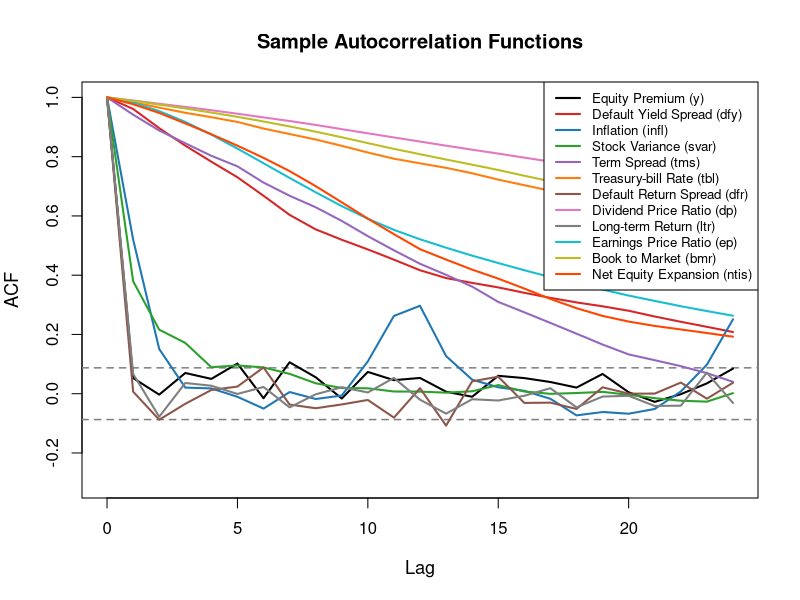

Reproduce this figure in R.
dt <- read.csv("./Equity_Premium.csv")
y <- dt$y
dfy <- dt$x_dfy
infl <- dt$x_infl
svar <- dt$x_svar
tms <- dt$x_tms
tbl <- dt$x_tbl
dfr <- dt$x_dfr
dp <- dt$x_dp
ltr <- dt$x_ltr
ep <- dt$x_ep
bmr <- dt$x_bmr
ntis <- dt$x_ntis

png("./img/plot.png", width = 1200, height = 800, res = 100)

safe_acf <- function(x, name) {
    tryCatch({
        ts_data <- ts(as.numeric(x))
        return(acf(ts_data, lag.max = 24, plot = FALSE))
    }, error = function(e) {
        cat("Error processing", name, ":", conditionMessage(e), "\n")
        return(NULL)
    })
}

acf_list <- list()
acf_list$y <- safe_acf(y, "Equity Premium")
acf_list$dfy <- safe_acf(dfy, "Default Yield Spread")
acf_list$infl <- safe_acf(infl, "Inflation")
acf_list$svar <- safe_acf(svar, "Stock Variance")
acf_list$tms <- safe_acf(tms, "Term Spread")
acf_list$tbl <- safe_acf(tbl, "Treasury-bill Rate")
acf_list$dfr <- safe_acf(dfr, "Default Return Spread")
acf_list$dp <- safe_acf(dp, "Dividend Price Ratio")
acf_list$ltr <- safe_acf(ltr, "Long-term Return")
acf_list$ep <- safe_acf(ep, "Earnings Price Ratio")
acf_list$bmr <- safe_acf(bmr, "Book to Market")
acf_list$ntis <- safe_acf(ntis, "Net Equity Expansion")

colors <- c("#000000", "#D62728", "#1F77B4", "#2CA02C", "#9467BD", "#FF7F0E",
            "#8C564B", "#E377C2", "#7F7F7F", "#17BECF", "#BCBD22", "#FF4500")

plot(NULL, xlim = c(0, 24), ylim = c(-0.3, 1),
     xlab = "Lag", ylab = "ACF",
     main = "Sample Autocorrelation Functions",
     cex.main = 1.2,
     cex.lab = 1.1)

ci <- qnorm(0.975)/sqrt(length(y))
abline(h = c(ci, -ci), lty = 2, col = "gray50", lwd = 1.5)

variables <- list(y, dfy, infl, svar, tms, tbl, dfr, dp, ltr, ep, bmr, ntis)
names <- c("Equity Premium (y)", "Default Yield Spread (dfy)", "Inflation (infl)", 
          "Stock Variance (svar)", "Term Spread (tms)", "Treasury-bill Rate (tbl)",
          "Default Return Spread (dfr)", "Dividend Price Ratio (dp)", 
          "Long-term Return (ltr)", "Earnings Price Ratio (ep)",
          "Book to Market (bmr)", "Net Equity Expansion (ntis)")

valid_acfs <- 0
valid_names <- character(0)
for(i in seq_along(acf_list)) {
    if(!is.null(acf_list[[i]])) {
        lines(acf_list[[i]]$lag, acf_list[[i]]$acf, 
              col = colors[i], 
              lwd = 2)
        valid_acfs <- valid_acfs + 1
        valid_names <- c(valid_names, names[i])
    }
}

if(valid_acfs > 0) {
    legend("topright", 
           legend = valid_names,
           col = colors[1:valid_acfs],
           lty = 1, 
           lwd = 2,
           cex = 0.8,
           bg = "white",
           box.lwd = 1)
}

for(i in seq_along(variables)) {
    bp_12 <- Box.test(variables[[i]], lag = 12, type = "Box-Pierce")
    bp_24 <- Box.test(variables[[i]], lag = 24, type = "Box-Pierce")
    
    cat("\nBox-Pierce test results for", names[i], ":\n")
    cat("m=12: Q =", round(bp_12$statistic, 2), 
        ", p-value =", round(bp_12$p.value, 4), "\n")
    cat("m=24: Q =", round(bp_24$statistic, 2), 
        ", p-value =", round(bp_24$p.value, 4), "\n")
}

dev.off()

